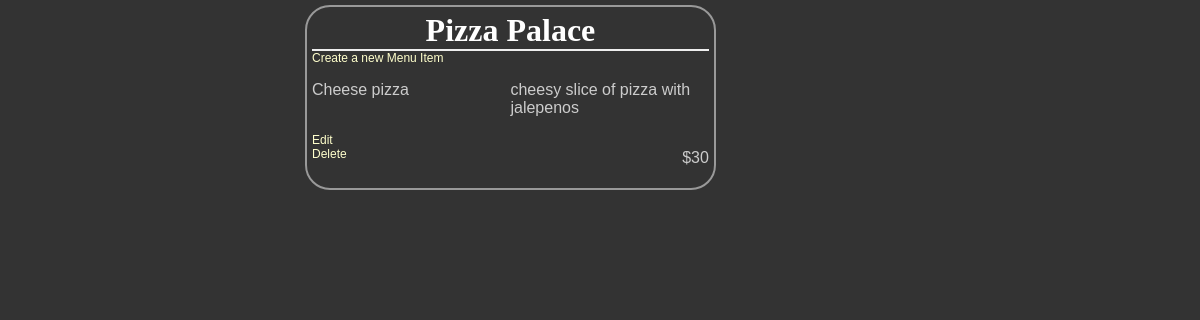
The app's page /restaurants/2/ with its own data.
### database_setup.py (models this page shows, shortened)
class Restaurant(Base):
    __tablename__ = 'restaurant'
    name = Column(String(80) ,nullable = False)
    id = Column(Integer , primary_key = True)

class Menu(Base):
    __tablename__ = 'menu_item'
    name = Column(String(120) , nullable = False)
    id = Column(Integer , primary_key = True)
    course = Column(String(250))
    description = Column(String(250))
    price = Column(String(8))
    restaurant_id = Column(Integer , ForeignKey('restaurant.id'))
    restaurant = relationship(Restaurant)

### project_1.py (the view)
@app.route('/')
@app.route('/restaurants/<int:restaurant_id>/')
def restaurantMenu(restaurant_id):
	restaurant = session.query(Restaurant).filter_by(id = restaurant_id).one()
	items = session.query(Menu).filter_by(restaurant_id = restaurant_id)
	return render_template('Menu_template.html', restaurant = restaurant , items = items)

### templates/Menu_template.html (shortened to what this page needs)
<html>
<link rel= stylesheet type= text/css href= "{{ url_for('static' , filename='styles.css') }}">
<body class = "pane">
	<h1 class="header">{{restaurant.name}}</h1>
<a href = "{{ url_for('newMenuItem' , restaurant_id = restaurant.id)}}">
 Create a new Menu Item
</a>
{% for i in items %}
<div>
<p class= "name">{{i.name}}</p>
<p class= "description">{{i.description}}</p>
<p class = "price"> {{i.price}} </p>
<a href = "{{ url_for('editMenuItem' , restaurant_id = restaurant.id , menu_id =  i.id) }}" >
Edit
</a>
<a href = "{{ url_for('deleteMenuItem' , restaurant_id = restaurant.id , menu_id =  i.id ) }}" >
Delete
</a>
</div>
{% endfor %}
</body>
</html>

### static/styles.css (style rules this page uses)
body { font-family: sans-serif; background-color: #333333 }
h1, h2, h3, h4 { color: #ffffff; }
h1, h2 { font-family: 'georgia', serif; margin: 0; }
h1 { border-bottom: 2px solid #eee; }
p, dd, dt { color: #cccccc; }
a { text-decoration: none; color: #ffffcc; font-size: .75em; }
.pane { position: absolute; left: 25%; border: 2px solid; border-radius: 25px; padding: 5px; margin: 5px; border-color: #999999; background-color: #333333 }
.header { left: 50%; text-align: center; }
.name { width: 50%; display: inline-block; float: left; }
.description { width: 50%; display: inline-block; float: left; }
.price { text-align: right; width: 50%; float: right; }

### records on screen
Restaurant: name "Pizza Palace"
Menu: name "Cheese pizza", description "cheesy slice of pizza with jalepenos", price "$30"
